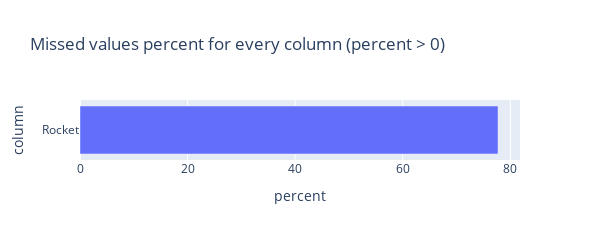

Notebook source saved alongside this figure:
### Markdown cell above
Let's see percent of NaNs for every column.

### Code cell
missed = pd.DataFrame()
missed['column'] = df.columns
percent = list()

for col in df.columns:
    percent.append(round(100* df[col].isnull().sum() / len(df), 2))

missed['percent'] = percent
missed = missed.sort_values('percent')
missed = missed[missed['percent']>0]

fig = px.bar(
    missed, 
    x='percent', 
    y="column", 
    orientation='h', 
    title='Missed values percent for every column (percent > 0)', 
    width=600,
    height=200 
)

fig.show()

### Figure 1 — Plotly figure (JSON) as saved in the notebook; plotly's stock layout.template omitted (floating-point values rounded to 4 significant figures)
{"data": [{"alignmentgroup": "True", "hovertemplate": "percent=%{x}<br>column=%{y}<extra></extra>", "legendgroup": "", "marker": {"color": "#636efa", "pattern": {"shape": ""}}, "name": "", "offsetgroup": "", "orientation": "h", "showlegend": false, "textposition": "auto", "type": "bar", "x": [77.71], "xaxis": "x", "y": ["Rocket"], "yaxis": "y"}], "layout": {"barmode": "relative", "height": 200, "legend": {"tracegroupgap": 0}, "title": {"text": "Missed values percent for every column (percent > 0)"}, "width": 600, "xaxis": {"anchor": "y", "domain": [0, 1], "title": {"text": "percent"}}, "yaxis": {"anchor": "x", "domain": [0, 1], "title": {"text": "column"}}}}
